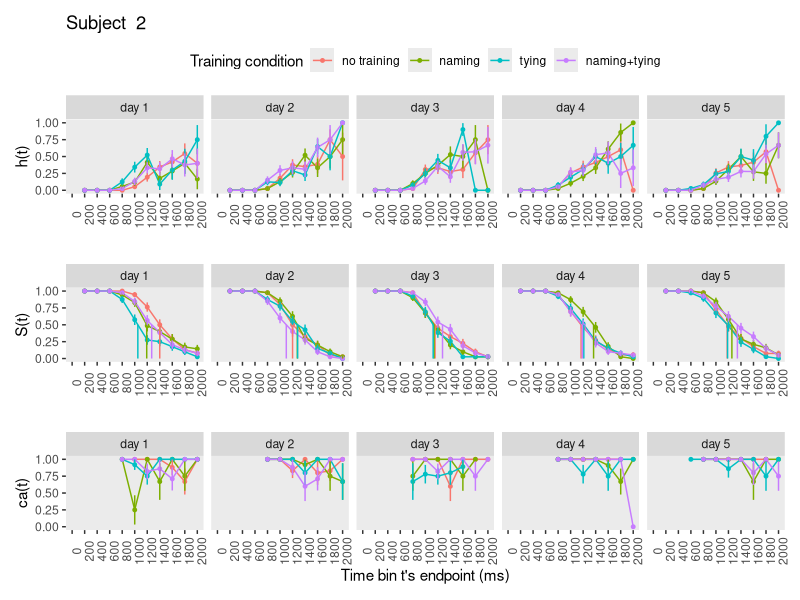

Recreate this plot in R.
## ---- chunk 1
knitr::opts_chunk$set(echo = TRUE)
## ---- chunk 2
library(tidyverse) # data wrangling
library(patchwork) # combine figures
## ---- chunk 3
# load the datafile
data_orig <- read_csv(file = "data/data.csv") # 15120 obs. of 17 variables

summary(data_orig)

data_orig %>% head(n=20)

# pid: 1-20 ? 
# RT: 375-2499 ms / NA: 452
# RESPONSE: 1 = match, 2 = nomatch / NA: 452
# GROUP: 1 - 4
# MATCH: 1 = yes, 2 = no
# DAY: 1 - 5

# select relevant variables, and add accuracy column
data <- data_orig %>%
  select(pid, RESPONSE, RT, GROUP, MATCH, DAY) %>%
  mutate(acc = ifelse(RESPONSE==MATCH,1,0))

# check...
head(data)
summary(data)
data %>% group_by(GROUP) %>% count() # 3780 trials per GROUP

# Rename columns to match with functions
names(data) <- c("pid", "resp", "RT", "iv2", "match", "iv1", "acc")
head(data)

# Add trial number per subject
data <- data %>% group_by(pid) %>% mutate(trial = row_number())
head(data)
summary(data)

# check number of trials per GROUP and subject
SUM <- data %>% group_by(pid,iv2) %>% count() 
print.data.frame(SUM) # 140, 160, 180, or 200 trials per GROUP per subject...

# remove trials where response = NA
data_clean <- data %>% drop_na() # 14668 trials left
head(data_clean)

# add condition indicating each combination of iv2 (GROUP) and iv1 (day)
data_clean <- data_clean %>% mutate(condition = (4*(iv1-1)) + iv2) 
head(data_clean) 
summary(data_clean)
## ---- chunk 4
data_nested <- data_clean %>% group_nest(pid)
## ---- chunk 5
censor <- function(df, timeout, bin_width){
  if(!(timeout %% bin_width == 0)){
    return("The censoring time must be a multiple of the bin width!")
  }
  df %>% mutate(right_censored = 0,
                RT2 = ifelse(RT > timeout, timeout, RT) %>% round(digits=2),
                right_censored = ifelse(RT2 == timeout,1,right_censored),
                dRT = ceiling(RT2/bin_width),
                cens_time = timeout, bin_width = bin_width)
}
## ---- chunk 6
ptb <- function(df){
  df %>% uncount(weights = dRT) %>% 
         group_by(trial) %>% 
         mutate(period = 1:n()) %>% 
         mutate(event = if_else(period == max(period) & right_censored == 0, 1, 0)) %>% 
         ungroup()
}
## ---- chunk 7
setup_lt_2iv <- function(ptb){
  ptb %>% mutate(event = str_c("event", event)) %>%
          group_by(condition, iv1, iv2, period) %>% 
          count(event) %>% 
          ungroup() %>% 
          pivot_wider(names_from = event,
                      values_from = n) %>% 
          mutate(event0 = ifelse(is.na(event0),0,event0), # replace NA with 0
                 event1 = ifelse(is.na(event1),0,event1),
                 risk_set = event0 + event1) %>% # define the risk set
          mutate(hazard = (event1 / risk_set) %>% round(digits = 3)) %>% # calculate hazard estimate
          mutate(se_haz = sqrt((hazard * (1 - hazard)) / risk_set) %>% round(digits = 4)) %>% # se hazard
          group_by(condition) %>%
          mutate(survival = (cumprod(1-hazard)) %>% round(digits = 4), # calculate survival estimate
                 term     = (cumsum(hazard / (risk_set * (1 - hazard)))) %>% round(digits = 7),
                 se_surv  = (survival * sqrt(term)) %>% round(digits = 5)  ) %>% # Greenwood's (1926) approximation
          ungroup() 
}
## ---- chunk 8
calc_ca <- function(df){
  df %>% filter(right_censored==0) %>%
         group_by(condition,dRT,cens_time,bin_width) %>%
         summarize(ca = mean(acc) %>% round(digits = 2),
                   n = n(),
                   .groups = 'drop') %>%
         ungroup() %>%
         mutate(period = dRT,
                se_ca = sqrt((ca * (1-ca)) / n) %>% round(digits = 3)) %>%
         select(-dRT)
}
## ---- chunk 9
join_lt_ca <- function(df1,df2){df1 %>% left_join(df2, join_by(condition,period))}
## ---- chunk 10
extract_median <- function(df){
  above_pct50 <- df %>% 
      group_by(condition) %>%
      filter(survival > .5) %>% 
      slice(n()) # take last row
  below_pct50 <- df %>% 
      group_by(condition) %>%
      filter(survival < .5) %>% 
      slice(1) # take first row
  # pull period above
  period_above <- pull(above_pct50, period)
  # pull survivor function values
  survival_above <- pull(above_pct50, survival)
  survival_below <- pull(below_pct50, survival)
  # estimate median by interpolation
  median_period <- period_above+((survival_above-.5)/(survival_above-survival_below))*((period_above+1)-period_above)
}
## ---- chunk 11
plot_eha_2iv <- function(df,subj){
  library(patchwork)
  cutoff <- df %>% pull(cens_time) %>% max(na.rm=T)
  binsize <- df %>% pull(bin_width) %>% max(na.rm=T)
  median_period <- extract_median(df)
  n_iv1 <- nlevels(factor(df$iv1))
  n_iv2 <- nlevels(factor(df$iv2))
  n_conditions <- n_iv1*n_iv2
  # set up tibble to plot verticl lines indicating S(t).50 for each condition
  data_median <- c()
  for(i in 1:n_conditions){
    data_median <- append(data_median, c(median_period[i], median_period[i]))
  }
  data_medians <- tibble(period= data_median,
                         survival = rep(c(.5, 0),n_conditions),
                         condition = rep(1:n_conditions, each=2),
                         train =  factor(rep(rep(1:n_iv2, each=2),n_iv1),levels=c(1:4),labels=c("no training", "naming", "tying", "naming+tying")),
                         day = factor(rep(1:n_iv1, each=2*n_iv2),levels=c(1:5),labels=str_c("day ",1:5)  ))
  
p1 <-df %>% 
  mutate(day = factor(iv1,levels=c(1:5),labels=str_c("day ",1:5)  )) %>% 
  mutate(train = factor(iv2,levels=c(1:4),labels=c("no training", "naming", "tying", "naming+tying")  )) %>% 
                           
  ggplot(aes(x=period, color=train, group=train)) +
  geom_line(aes(y=hazard)) +
  geom_point(aes(y=hazard), size=1) + labs(color="Training condition") +
  geom_linerange(aes(ymin=hazard-se_haz, ymax=hazard+se_haz), show.legend = F) +
  scale_x_continuous(breaks = c(0,1:(cutoff/binsize)), labels=c(0,1:(cutoff/binsize)*binsize),
                     limits = c(0,cutoff/binsize)) +
  scale_y_continuous(limits = c(0,1)) +
  labs(x="", y="h(t)", title = paste("Subject ", subj)) +
  theme(legend.background = element_rect(fill = "transparent"),
        panel.grid = element_blank(),
        legend.position = "top",
        axis.text.x = element_text(angle=90)) +
  facet_wrap(~day, nrow=1,ncol=5)

p2 <-df %>%
  mutate(day = factor(iv1,levels=c(1:5),labels=str_c("day ",1:5)  )) %>% 
  mutate(train = factor(iv2,levels=c(1:4),labels=c("no training", "naming", "tying", "naming+tying")  )) %>% 
  ggplot(aes(x=period, color=train, group=train)) +
  geom_line(aes(y=survival), show.legend = F) +
  geom_point(aes(y=survival), size=1, show.legend = F) +
  
  geom_linerange(aes(ymin=survival-se_surv, ymax=survival+se_surv), show.legend = F) +
  # add medians
  geom_path(aes(x=period, y=survival),
            data = data_medians, 
            linetype = 1, show.legend = F) +
  scale_x_continuous(breaks = c(0,1:(cutoff/binsize)), labels=c(0,1:(cutoff/binsize)*binsize),
                     limits=c(0,cutoff/binsize)) +
  scale_y_continuous(limits = c(0,1)) +
  labs(x="", y="S(t)") +
  theme(panel.grid = element_blank(),
        axis.text.x = element_text(angle=90)) +
  facet_wrap(~day, nrow=1,ncol=5)

p3 <-df %>%
  mutate(day = factor(iv1,levels=c(1:5),labels=str_c("day ",1:5)  )) %>% 
  mutate(train = factor(iv2,levels=c(1:4),labels=c("no training", "naming", "tying", "naming+tying")  )) %>% 
  ggplot(aes(x=period, color=train, group=train)) +
  geom_line(aes(y=ca), show.legend = F) +
  geom_point(aes(y=ca), size=1, show.legend = F) +
  geom_linerange(aes(ymin=ca-se_ca, ymax=ca+se_ca), show.legend = F) +
  scale_x_continuous(breaks = c(0,1:(cutoff/binsize)), labels=c(0,1:(cutoff/binsize)*binsize),
                     limits=c(0,cutoff/binsize)) +
  scale_y_continuous(limits = c(0,1)) +
  labs(x="Time bin t's endpoint (ms)", y="ca(t)",
       colour="Condition") +
  theme(panel.grid = element_blank(),
        axis.text.x = element_text(angle=90)) +
  facet_wrap(~day, nrow=1,ncol=5)

p1/p2/p3
}
## ---- chunk 12
data_final <- data_nested %>% 
                     mutate(censored  = map(data, censor, 2000, 200)) %>%  # user input: censoring time, bin width
                     mutate(ptb_data  = map(censored, ptb)) %>%            # create person-trial-bin dataset
                     mutate(lifetable = map(ptb_data, setup_lt_2iv)) %>%   # create life tables without ca for 2 IV's
                     mutate(condacc   = map(censored, calc_ca)) %>%        # calculate ca
                     mutate(lifetable_ca = map2(lifetable, condacc, join_lt_ca)) %>%  # create life tables with ca
                     mutate(plot      = map2(.x = lifetable_ca, .y = pid, plot_eha_2iv))  # create plots of info in life tables for 2 IV's
## ---- chunk 13
# pull censored for subject 1
pluck(data_final,3,1)

# pull ptb for subject 2
pluck(data_final,4,2)

# pull lifetable for subject 20 and condition 1 (day1 and training condition 1)
pluck(data_final,5,20) %>% filter(condition==4)

# pull full lifetable for subject 1 and condition 20
pluck(data_final,7,1) %>% filter(condition==20)

# view plot for subject 1
pluck(data_final,8,2)
